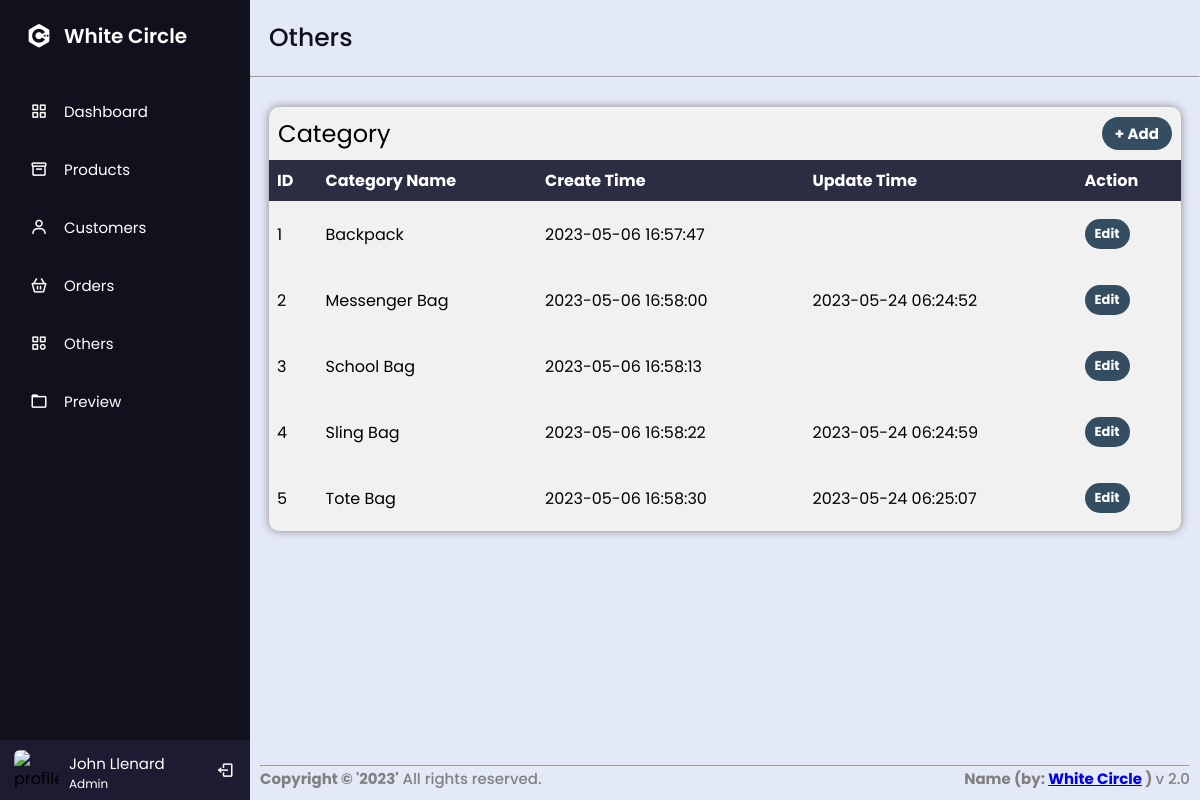
Screenshot of /src/admin.php?page=Admin/plugins/Others/ with the database file from the repository.
### tables this page shows
CREATE TABLE `categories` (
  `Categories_ID` int(10) NOT NULL,
  `Categories_Name` varchar(45) NOT NULL,
  `create_time` timestamp NULL DEFAULT current_timestamp(),
  `update_time` timestamp NULL DEFAULT NULL
);

### src/Admin/plugins/Others/Category.php (the view, shortened to what this page needs)
<div class="navigation">
    <span class="box-title">Category</span>
    <button class="add-button" id="add-category-button">+ Add</button>
</div>
<?php
$sql = "SELECT * FROM categories";
$query = $dbh->prepare($sql);
$query->execute();
$results = $query->fetchAll(PDO::FETCH_OBJ);
?>
<table>
    <thead>
        <tr>
            <th>ID</th>
            <th>Category Name</th>
            <th>Create Time</th>
            <th>Update Time</th>
            <th>Action</th>
        </tr>
    </thead>
    <tbody>
        <?php foreach ($results as $result): ?>
            <tr>
                <td>
                    <?php echo $result->Categories_ID ?>
                </td>
                <td>
                    <?php echo $result->Categories_Name ?>
                </td>
                <td>
                    <?php echo $result->create_time ?>
                </td>
                <td>
                    <?php echo $result->update_time ?>
                </td>
                <td>
                    <button id="Edit-category-button" class="edit-cat-button">Edit</button>
                </td>
            </tr>
        <?php endforeach; ?>
    </tbody>
</table>

### src/Admin/plugins/Others/Category.php (style rules this page uses)
.navigation { display: flex; align-items: center; justify-content: space-between; padding: 1%; }
.box-title { font-size: 24px; margin: 0; }
.edit-category-button, #add-category-form button, .add-button { background-color: #344D61; border: none; padding: 5px 13px; border-radius: 50px; cursor: pointer; font-size: 15px; font-weight: bold; color: white; }
.edit-cat-button { background-color: #344D61; border: none; padding: 5px 10px; border-radius: 50px; cursor: pointer; font-size: 13px; font-weight: bold; color: white; margin: 10px auto; }
table { border-collapse: collapse; width: 100%; }
th, td { text-align: left; padding: 8px; }
th { background-color: #2B2D42; color: white; }

### rows the page displays
categories: Categories_ID "1", Categories_Name "Backpack", create_time "2023-05-06 16:57:47"
categories: Categories_ID "2", Categories_Name "Messenger Bag", create_time "2023-05-06 16:58:00", update_time "2023-05-24 06:24:52"
categories: Categories_ID "3", Categories_Name "School Bag", create_time "2023-05-06 16:58:13"
categories: Categories_ID "4", Categories_Name "Sling Bag", create_time "2023-05-06 16:58:22", update_time "2023-05-24 06:24:59"
categories: Categories_ID "5", Categories_Name "Tote Bag", create_time "2023-05-06 16:58:30", update_time "2023-05-24 06:25:07"
